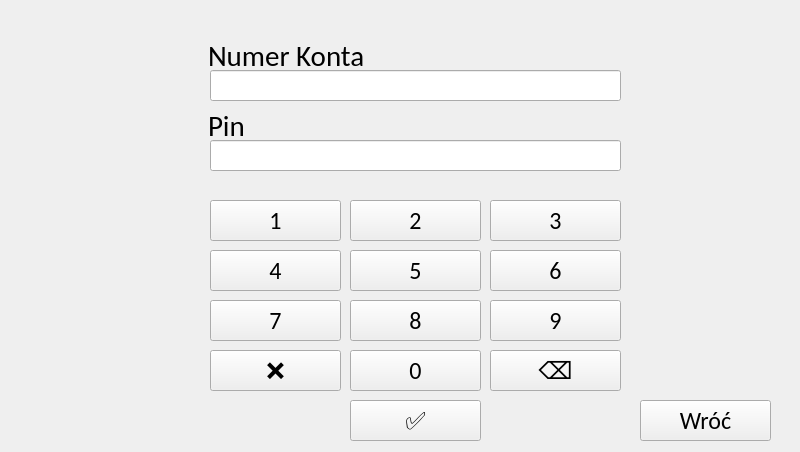
<?xml version="1.0" encoding="UTF-8"?>
<ui version="4.0">
 <class>LoginBankomatWindow</class>
 <widget class="QWidget" name="LoginBankomatWindow">
  <property name="geometry">
   <rect>
    <x>0</x>
    <y>0</y>
    <width>800</width>
    <height>452</height>
   </rect>
  </property>
  <property name="minimumSize">
   <size>
    <width>800</width>
    <height>452</height>
   </size>
  </property>
  <property name="maximumSize">
   <size>
    <width>800</width>
    <height>452</height>
   </size>
  </property>
  <property name="windowTitle">
   <string>Login - Bankomat</string>
  </property>
  <widget class="QLineEdit" name="AccountEdit">
   <property name="geometry">
    <rect>
     <x>210</x>
     <y>70</y>
     <width>411</width>
     <height>31</height>
    </rect>
   </property>
   <property name="font">
    <font>
     <family>Calibri</family>
     <pointsize>16</pointsize>
    </font>
   </property>
   <property name="focusPolicy">
    <enum>Qt::FocusPolicy::NoFocus</enum>
   </property>
   <property name="readOnly">
    <bool>true</bool>
   </property>
  </widget>
  <widget class="QLineEdit" name="PinEdit">
   <property name="geometry">
    <rect>
     <x>210</x>
     <y>140</y>
     <width>411</width>
     <height>31</height>
    </rect>
   </property>
   <property name="font">
    <font>
     <family>Calibri</family>
     <pointsize>16</pointsize>
    </font>
   </property>
   <property name="focusPolicy">
    <enum>Qt::FocusPolicy::NoFocus</enum>
   </property>
   <property name="readOnly">
    <bool>true</bool>
   </property>
  </widget>
  <widget class="QLabel" name="AccountLabel">
   <property name="geometry">
    <rect>
     <x>208</x>
     <y>46</y>
     <width>411</width>
     <height>20</height>
    </rect>
   </property>
   <property name="font">
    <font>
     <family>Calibri</family>
     <pointsize>22</pointsize>
    </font>
   </property>
   <property name="text">
    <string>Numer Konta</string>
   </property>
  </widget>
  <widget class="QLabel" name="PinLabel">
   <property name="geometry">
    <rect>
     <x>208</x>
     <y>116</y>
     <width>411</width>
     <height>20</height>
    </rect>
   </property>
   <property name="font">
    <font>
     <family>Calibri</family>
     <pointsize>22</pointsize>
    </font>
   </property>
   <property name="text">
    <string>Pin</string>
   </property>
  </widget>
  <widget class="QPushButton" name="OneButton">
   <property name="geometry">
    <rect>
     <x>210</x>
     <y>200</y>
     <width>131</width>
     <height>41</height>
    </rect>
   </property>
   <property name="font">
    <font>
     <family>Calibri</family>
     <pointsize>18</pointsize>
    </font>
   </property>
   <property name="text">
    <string>1</string>
   </property>
  </widget>
  <widget class="QPushButton" name="TwoButton">
   <property name="geometry">
    <rect>
     <x>350</x>
     <y>200</y>
     <width>131</width>
     <height>41</height>
    </rect>
   </property>
   <property name="font">
    <font>
     <family>Calibri</family>
     <pointsize>18</pointsize>
    </font>
   </property>
   <property name="text">
    <string>2</string>
   </property>
  </widget>
  <widget class="QPushButton" name="ThreeButon">
   <property name="geometry">
    <rect>
     <x>490</x>
     <y>200</y>
     <width>131</width>
     <height>41</height>
    </rect>
   </property>
   <property name="font">
    <font>
     <family>Calibri</family>
     <pointsize>18</pointsize>
    </font>
   </property>
   <property name="text">
    <string>3</string>
   </property>
  </widget>
  <widget class="QPushButton" name="FourButton">
   <property name="geometry">
    <rect>
     <x>210</x>
     <y>250</y>
     <width>131</width>
     <height>41</height>
    </rect>
   </property>
   <property name="font">
    <font>
     <family>Calibri</family>
     <pointsize>18</pointsize>
    </font>
   </property>
   <property name="text">
    <string>4</string>
   </property>
  </widget>
  <widget class="QPushButton" name="FiveButton">
   <property name="geometry">
    <rect>
     <x>350</x>
     <y>250</y>
     <width>131</width>
     <height>41</height>
    </rect>
   </property>
   <property name="font">
    <font>
     <family>Calibri</family>
     <pointsize>18</pointsize>
    </font>
   </property>
   <property name="text">
    <string>5</string>
   </property>
  </widget>
  <widget class="QPushButton" name="SixButton">
   <property name="geometry">
    <rect>
     <x>490</x>
     <y>250</y>
     <width>131</width>
     <height>41</height>
    </rect>
   </property>
   <property name="font">
    <font>
     <family>Calibri</family>
     <pointsize>18</pointsize>
    </font>
   </property>
   <property name="text">
    <string>6</string>
   </property>
  </widget>
  <widget class="QPushButton" name="SevenButton">
   <property name="geometry">
    <rect>
     <x>210</x>
     <y>300</y>
     <width>131</width>
     <height>41</height>
    </rect>
   </property>
   <property name="font">
    <font>
     <family>Calibri</family>
     <pointsize>18</pointsize>
    </font>
   </property>
   <property name="text">
    <string>7</string>
   </property>
  </widget>
  <widget class="QPushButton" name="EightButton">
   <property name="geometry">
    <rect>
     <x>350</x>
     <y>300</y>
     <width>131</width>
     <height>41</height>
    </rect>
   </property>
   <property name="font">
    <font>
     <family>Calibri</family>
     <pointsize>18</pointsize>
    </font>
   </property>
   <property name="text">
    <string>8</string>
   </property>
  </widget>
  <widget class="QPushButton" name="NineButton">
   <property name="geometry">
    <rect>
     <x>490</x>
     <y>300</y>
     <width>131</width>
     <height>41</height>
    </rect>
   </property>
   <property name="font">
    <font>
     <family>Calibri</family>
     <pointsize>18</pointsize>
    </font>
   </property>
   <property name="text">
    <string>9</string>
   </property>
  </widget>
  <widget class="QPushButton" name="ClearButton">
   <property name="geometry">
    <rect>
     <x>210</x>
     <y>350</y>
     <width>131</width>
     <height>41</height>
    </rect>
   </property>
   <property name="font">
    <font>
     <family>Calibri</family>
     <pointsize>18</pointsize>
    </font>
   </property>
   <property name="text">
    <string>❌</string>
   </property>
  </widget>
  <widget class="QPushButton" name="ZeroButton">
   <property name="geometry">
    <rect>
     <x>350</x>
     <y>350</y>
     <width>131</width>
     <height>41</height>
    </rect>
   </property>
   <property name="font">
    <font>
     <family>Calibri</family>
     <pointsize>18</pointsize>
    </font>
   </property>
   <property name="text">
    <string>0</string>
   </property>
  </widget>
  <widget class="QPushButton" name="DeleteButton">
   <property name="geometry">
    <rect>
     <x>490</x>
     <y>350</y>
     <width>131</width>
     <height>41</height>
    </rect>
   </property>
   <property name="font">
    <font>
     <family>Calibri</family>
     <pointsize>18</pointsize>
    </font>
   </property>
   <property name="text">
    <string>⌫</string>
   </property>
  </widget>
  <widget class="QPushButton" name="OkButton">
   <property name="geometry">
    <rect>
     <x>350</x>
     <y>400</y>
     <width>131</width>
     <height>41</height>
    </rect>
   </property>
   <property name="font">
    <font>
     <family>Calibri</family>
     <pointsize>18</pointsize>
    </font>
   </property>
   <property name="text">
    <string>✅</string>
   </property>
  </widget>
  <widget class="QPushButton" name="BackButton">
   <property name="geometry">
    <rect>
     <x>640</x>
     <y>400</y>
     <width>131</width>
     <height>41</height>
    </rect>
   </property>
   <property name="font">
    <font>
     <family>Calibri</family>
     <pointsize>18</pointsize>
    </font>
   </property>
   <property name="text">
    <string>Wróć</string>
   </property>
  </widget>
 </widget>
 <resources/>
 <connections/>
</ui>
